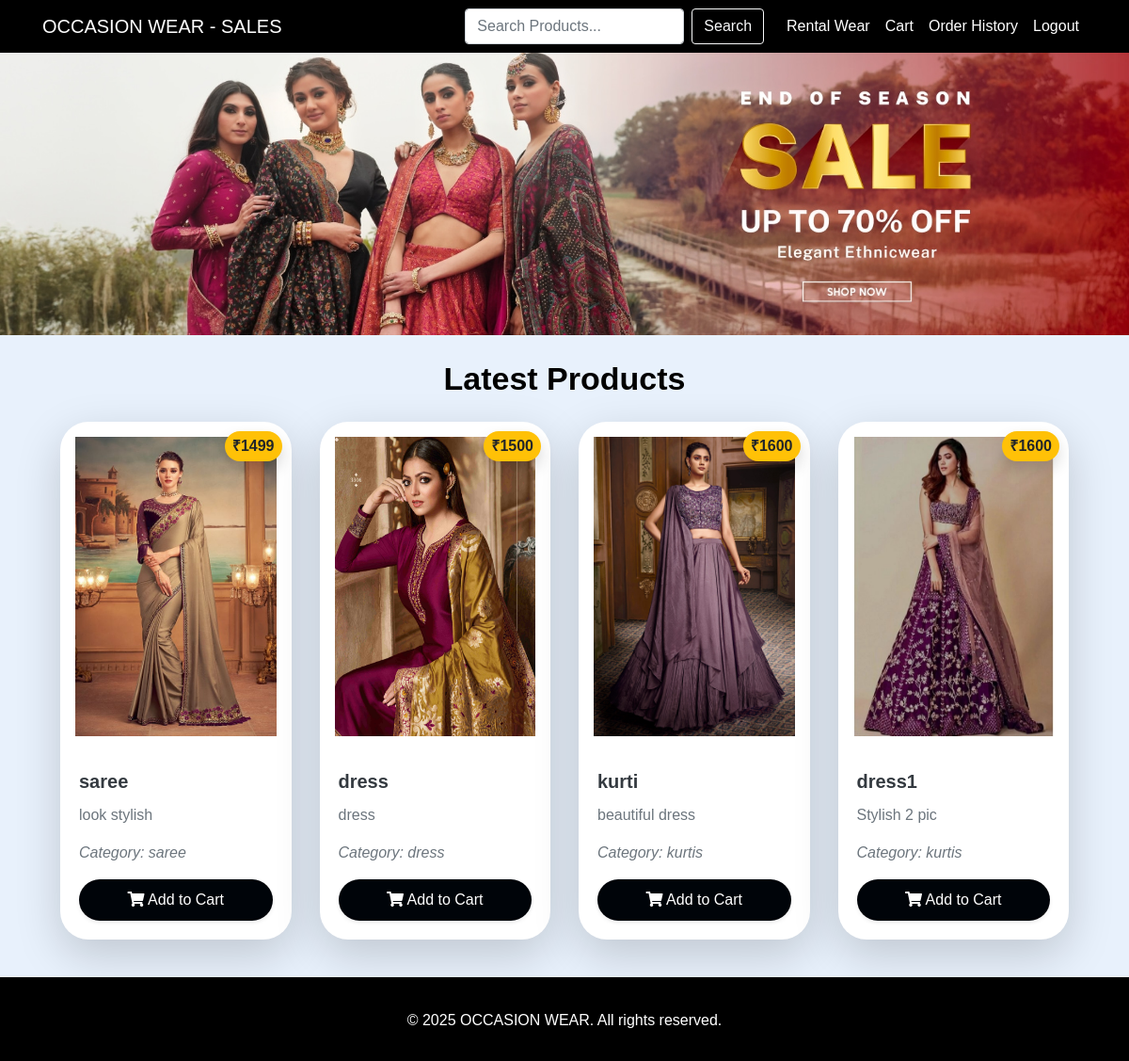
/index.php (signed in), run on the app's committed database.
### tables this page shows
CREATE TABLE `products` (
  `id` int(100) NOT NULL,
  `name` varchar(100) NOT NULL,
  `category` varchar(20) NOT NULL,
  `details` varchar(500) NOT NULL,
  `price` int(100) NOT NULL,
  `image` varchar(100) NOT NULL
);

### index.php (the view, shortened to what this page needs)
<?php
@include 'config.php';
$search_query = "";
?>
<!DOCTYPE html>
<html lang="en">
<head>
  <link rel="stylesheet" href="https://maxcdn.bootstrapcdn.com/bootstrap/4.5.2/css/bootstrap.min.css">
  <link rel="stylesheet" href="https://cdnjs.cloudflare.com/ajax/libs/font-awesome/5.15.4/css/all.min.css">
</head>
<body>
<nav class="navbar navbar-expand-lg navbar-dark">
    <div class="container">
      <a class="navbar-brand" href="index.php">OCCASION WEAR - SALES</a>
      <div class="collapse navbar-collapse" id="navbarNav">
      <ul class="navbar-nav ml-auto">
  <li class="nav-item d-flex align-items-center">
  <form class="form-inline mr-3" method="GET" action="">
      <input class="form-control mr-2" type="search" name="search" placeholder="Search Products..." value="<?php echo htmlspecialchars($search_query); ?>">
      <button class="btn btn-outline-light" type="submit">Search</button>
    </form>
  </li>
  <li class="nav-item">
    <a class="nav-link" href="rental_index.php">Rental Wear</a>
  </li>
  <li class="nav-item">
    <a class="nav-link" href="cart.php">Cart</a>
  </li>
  <li class="nav-item">
    <a class="nav-link" href="order_history.php">Order History</a>
  </li>
  <li class="nav-item">
    <a class="nav-link" id="logoutLink" href="logout.php">Logout</a>
  </li>
</ul>
      </div>
    </div>
  </nav>
  <div id="carouselExampleIndicators" class="carousel slide" data-ride="carousel">
    <div class="carousel-inner">
      <div class="carousel-item active">
        <img class="d-block w-100" src="img/side1.jpg" alt="First slide">
        <div class="carousel-caption d-none d-md-block">
        </div>
      </div>
    </div>
  </div>
  <section class="products container-fluied p-3 mx-5">
    <h1 class="title">Latest Products</h1>
    <div class="row">
    <?php
if (isset($_GET['search']) && !empty($_GET['search'])) {
  $search_query = trim($_GET['search']);
  $query = "SELECT * FROM `products` WHERE name LIKE ? OR category LIKE ?";
  $select_products = $conn->prepare($query);
  $search_param = "%" . $search_query . "%";
  $select_products->execute([$search_param, $search_param]);
} else {
  $query = "SELECT * FROM `products` LIMIT 6";
  $select_products = $conn->prepare($query);
  $select_products->execute();
}
      if ($select_products->rowCount() > 0) {
        while ($fetch_products = $select_products->fetch(PDO::FETCH_ASSOC)) {
      ?>
          <div class="col-md-3 mb-4">
  <div class="card h-100 shadow-lg border-0">
    <div class="position-relative">
      <img src="uploaded_img/<?= $fetch_products['image']; ?>" class="card-img-top p-3 rounded" alt="<?= $fetch_products['name']; ?>">
      <span class="badge badge-pill badge-warning position-absolute p-2 shadow" style="top: 10px; right: 10px; font-size: 1rem;">
        ₹<?= $fetch_products['price']; ?>
      </span>
    </div>
    <div class="card-body">
      <h5 class="card-title font-weight-bold text-dark"><?= $fetch_products['name']; ?></h5>
      <p class="card-text text-muted"><?= $fetch_products['details']; ?></p>
      <p class="category font-italic text-secondary">Category: <?= $fetch_products['category']; ?></p>
      <form action="" method="POST">
        <button type="submit" class="btn btn-dark btn-block rounded-pill shadow-sm" name="add_to_cart">
          <i class="fas fa-shopping-cart"></i> Add to Cart
        </button>
      </form>
    </div>
  </div>
</div>
      <?php
        }
      } else {
        echo '<p class="text-center">No products available!</p>';
      }
      ?>
    </div>
  </section>
  <footer class="footer text-white">
    <div class="text-center text-white p-3 h6">
      &copy; 2025 OCCASION WEAR. All rights reserved.
    </div>
  </footer>
</body>
</html>

### index.php (style rules this page uses)
body { font-family: "Arial", sans-serif; background-color: #e8f1fc; }
.card { border-radius: 30px; background-color: #ffffff; box-shadow: 0 0 15px 0 rgba(0, 0, 0, 0.1), 0 0 0 0 rgba(0, 0, 0, 0.15); transition: all 0.3s ease-in-out; }
.card img { width: 100%; height: 350px; border-radius: 30px; padding: -20px; }
.products { margin-top: 10px; }
.title { font-size: 34px; color:#000000; margin-bottom: 25px; text-align: center; font-weight: 700; }
.footer { padding: 10px 0; background-color:#000000; color: #fff; text-align: center; }
.text-center { margin-top: 10px; color: #0056b3; }
.carousel-item img { width: 100%; height: auto; }
.card .btn { background-color:rgb(0, 4, 9); color: #fff; border-radius: 20px; width: 100%; padding: 10px; border: none; }
.navbar { background-color:rgb(0, 0, 0); top: 0; z-index: 10; }
.navbar-brand, .nav-link { color: #fff !important; }

### data on the page
products: image (picture), price "1499", name "saree", details "look stylish", category "saree"
products: image (picture), price "1500", name "dress", details "dress", category "dress"
products: image (picture), price "1600", name "kurti", details "beautiful dress", category "kurtis"
products: image (picture), price "1600", name "dress1", details "Stylish 2 pic", category "kurtis"
